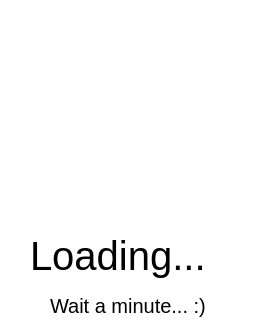
<?xml version="1.0" encoding="UTF-8"?>
<ui version="4.0">
 <class>LoadingWindow</class>
 <widget class="QDialog" name="LoadingWindow">
  <property name="geometry">
   <rect>
    <x>0</x>
    <y>0</y>
    <width>265</width>
    <height>332</height>
   </rect>
  </property>
  <property name="windowTitle">
   <string>Dialog</string>
  </property>
  <property name="styleSheet">
   <string notr="true">background-color: white;</string>
  </property>
  <widget class="QLabel" name="loadingGifLabel">
   <property name="geometry">
    <rect>
     <x>30</x>
     <y>10</y>
     <width>231</width>
     <height>201</height>
    </rect>
   </property>
   <property name="frameShape">
    <enum>QFrame::NoFrame</enum>
   </property>
   <property name="frameShadow">
    <enum>QFrame::Plain</enum>
   </property>
   <property name="text">
    <string/>
   </property>
   <property name="pixmap">
    <pixmap>../load-loading.gif</pixmap>
   </property>
  </widget>
  <widget class="QLabel" name="loadingLabel">
   <property name="geometry">
    <rect>
     <x>30</x>
     <y>220</y>
     <width>221</width>
     <height>71</height>
    </rect>
   </property>
   <property name="styleSheet">
    <string notr="true">color: black;
font-size: 30pt;</string>
   </property>
   <property name="text">
    <string>Loading...</string>
   </property>
  </widget>
  <widget class="QLabel" name="label">
   <property name="geometry">
    <rect>
     <x>50</x>
     <y>290</y>
     <width>171</width>
     <height>31</height>
    </rect>
   </property>
   <property name="styleSheet">
    <string notr="true">font-size: 20px;
color: black;</string>
   </property>
   <property name="text">
    <string>Wait a minute... :)</string>
   </property>
  </widget>
 </widget>
 <resources/>
 <connections/>
</ui>
